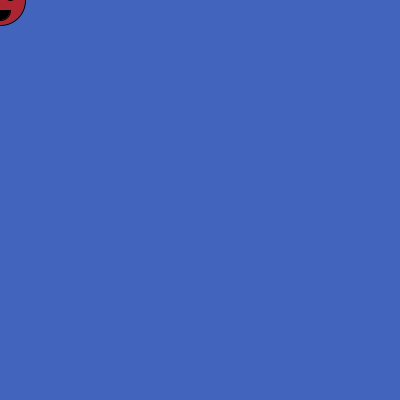
Frame 1 (no input)
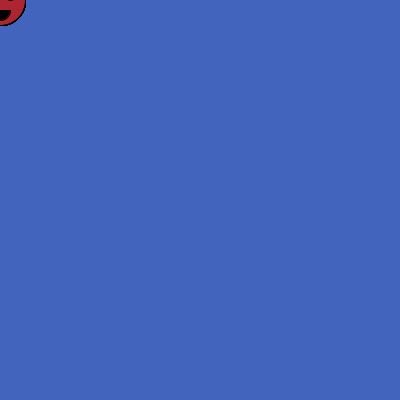
Frame 60 (the mouse pressed at the canvas centre just before this capture)
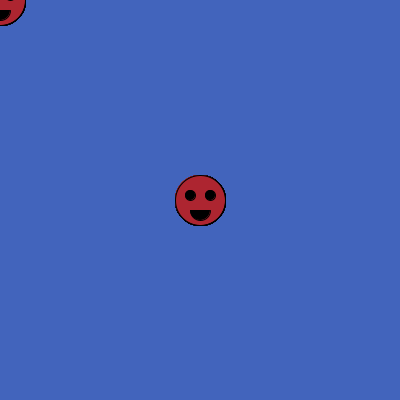
Frame 120 (the mouse held since frame 60 and released just before this capture)

The Processing sketch that drew these frames (run headless with seeded random() and noise(); from frame 60 on, the mouse is pressed at the canvas centre):

// Processing sketch: SimpleSmileFunction
// ── SimpleSmileFunction.pde
void drawSmile() {
  fill(#AD2530);
  ellipse(mouseX, mouseY, 50, 50);
  fill(0);
  ellipse(mouseX - 10, mouseY - 5, 10, 10);
  ellipse(mouseX + 10, mouseY - 5, 10, 10);
  arc(mouseX, mouseY + 10, 20, 20, 0, PI);
}

void setup() {
  size(400, 400);
  background(#4264BC);
}

void draw() {
  // background(#4264BC);
  drawSmile();
}
